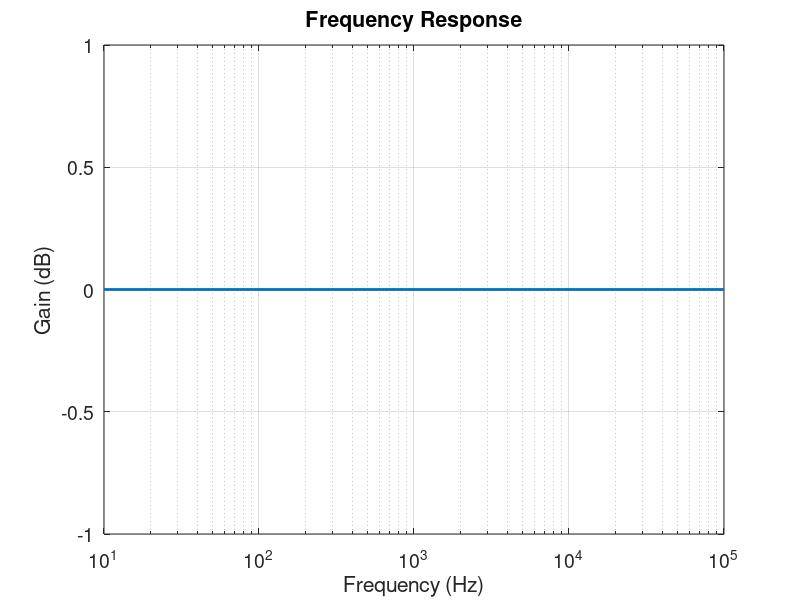

The MATLAB script that drew this image:
% Hyrum Coleman, u1365193, Lab 7

close all;
clear;

frequency = [0, 10 100, 1000, 10000, 100000];
Vin = [5, 5, 5, 5, 5, 5];
Vout = [5, 5, 5, 5, 5, 5];

voltage_ratio = Vout./Vin;

gain = 20.*log10(voltage_ratio);


semilogx(frequency, abs(gain), 'LineWidth', 2);
grid on;
set(gca, 'fontsize', 14);
xlabel('Frequency (Hz)');
ylabel('Gain (dB)');
title('Frequency Response');